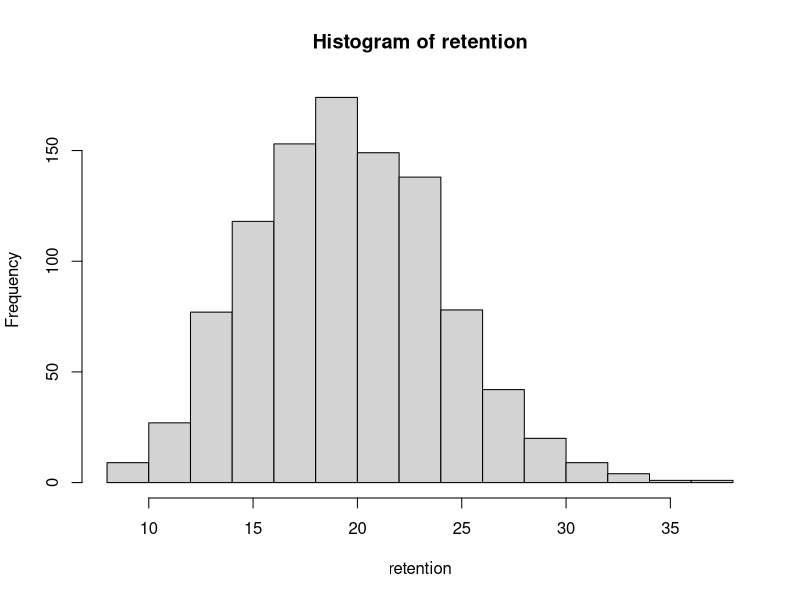
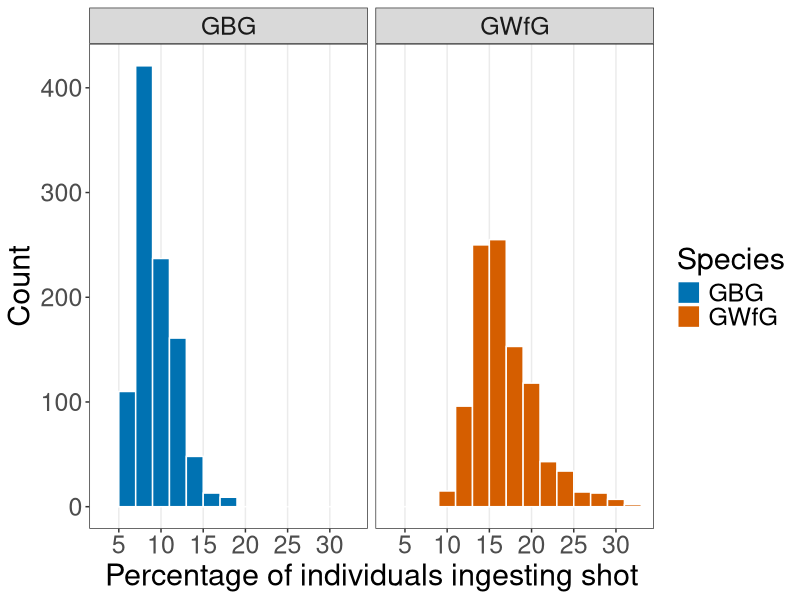
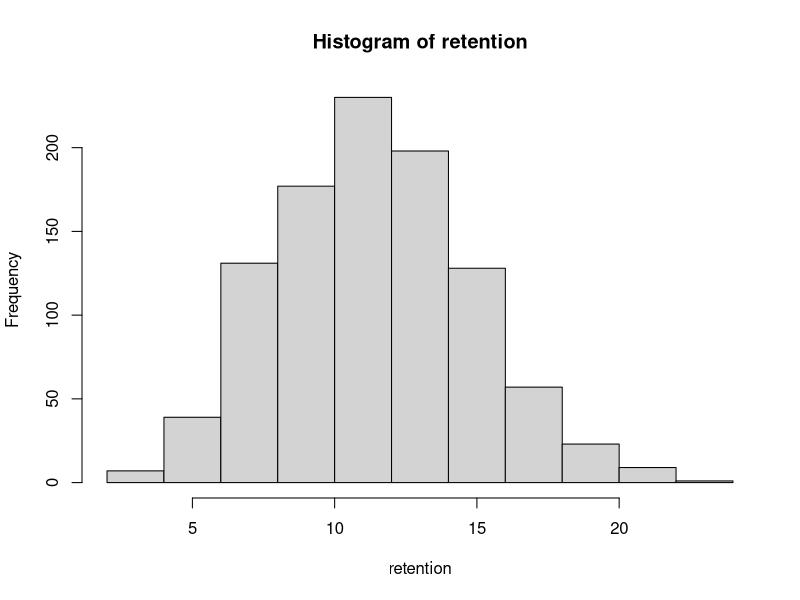
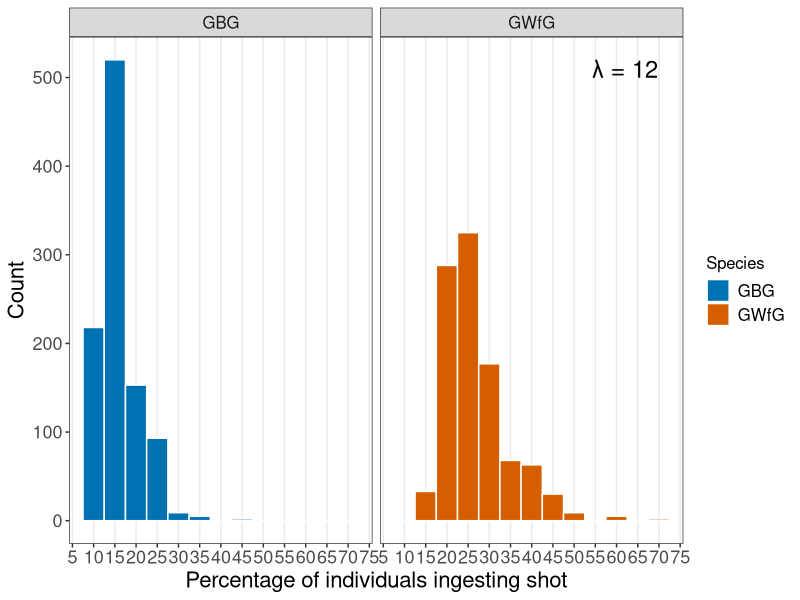
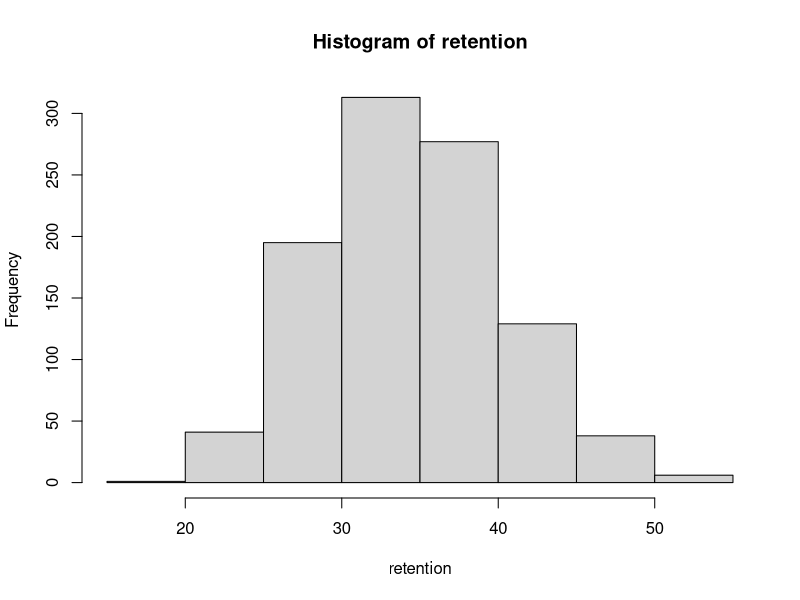
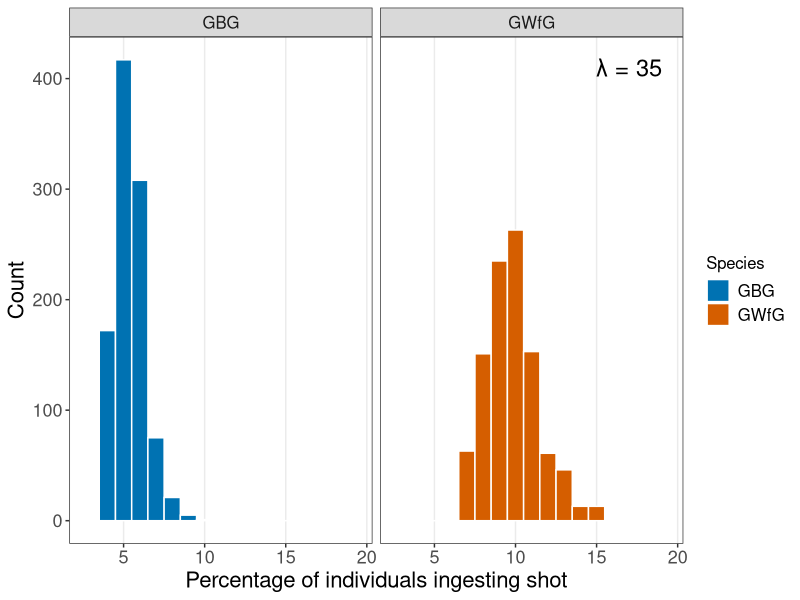
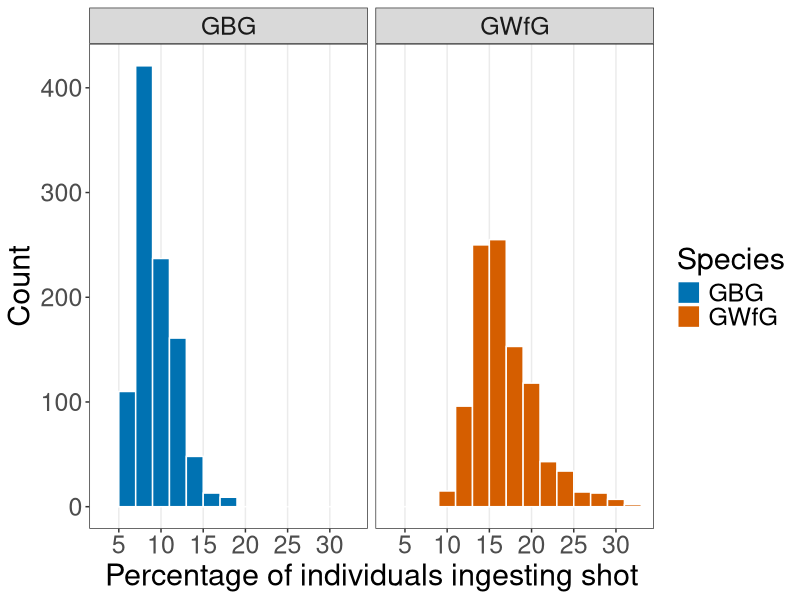

The R script that drew these images, in order:
## Luke Ozsanlav-Harris

## create a distribution of the percentage of birds exposed to lead within a single winter
## Simulate retention time from a poisson distribution

## packages required
library(ggplot2)


## These are the proportion of bird that we identified shot in
GBG_prev <- (6/482)
GWfG_prev <- (6/260)



#-------------------------------#
#### RUN FOR 20 DAYS AVERAGE ####
#-------------------------------#

## create sample of retention time
set.seed(121)
retention <- rpois(1000,20) # need to stop this going below zero
hist(retention) # histogram of retention times
max(retention) # max value, Should be about 36

## Now work out the multiplication factor
## 150 is the number of days in a winter period
factor <- 150/retention

## Now extrapolate up the instantaneous prevalence rate for a whole winter
## the factor is a power here to account for the fact that some individuals will ingest lead twice
GBG_exposure <- (1-(1-(GBG_prev))^(factor))*100
GWfG_exposure <- (1-(1-(GWfG_prev))^(factor))*100

## Calculate the mean and sd of retention times
mean(GBG_exposure);sd(GBG_exposure)
mean(GWfG_exposure);sd(GWfG_exposure)

## make into a data frame for plotting
GBG_exposure <- as.data.frame(GBG_exposure)
colnames(GBG_exposure) [1] <- "Exposure"
GBG_exposure$Species <- "GBG"
GBG_exposure$col <- "#D55E00"
GWfG_exposure <- as.data.frame(GWfG_exposure)
colnames(GWfG_exposure) [1] <- "Exposure"
GWfG_exposure$Species <- "GWfG"
GWfG_exposure$col <- "#0072B2"
All_exposure <- rbind(GBG_exposure, GWfG_exposure)


## Now plot the distributions
ggplot(data = All_exposure) +
  geom_histogram(aes(Exposure, fill = Species), binwidth = 2, colour = "white") +
  facet_wrap(~Species) +
  theme_bw() +
  xlab("Percentage of individuals ingesting shot") + ylab("Count") + 
  scale_fill_manual(values=c("#0072B2", "#D55E00")) +
  scale_x_continuous(breaks = seq(0,35, 5)) +
  theme(panel.grid.major.y = element_blank(), panel.grid.minor.y = element_blank(), 
        axis.text=element_text(size=18), axis.title=element_text(size=22),
        plot.title = element_text(size=18, face="bold"), legend.text=element_text(size=18), legend.title=element_text(size=22),
        panel.grid.minor.x = element_blank(), strip.text.x = element_text(size = 18)) # +
  # geom_text(data = data.frame(x = 28, y = 410, label = "λ = 20", Species = "GWfG"), 
  #           aes(x = x, y = y, label = label), size = 8)

## save the ggplot
ggsave("Outputs/Plots/Percentage of individuals ingesting lead over a winter.png", 
       width = 28, height = 22, units = "cm")




#-------------------------------#
#### RUN FOR 12 DAYS AVERAGE ####
#-------------------------------#

## create sample of retention time
set.seed(121)
retention <- rpois(1000,12) # need to stop this going below zero
hist(retention) # histogram of retention times
max(retention) # max value, Should be about 36

## Now work out the multiplication factor
## 150 is the number of days in a winter period
factor <- 150/retention

## Now extrapolate up the instantaneous prevalence rate for a whole winter
## the factor is a power here to account for the fact that some individuals will ingest lead twice
GBG_exposure <- (1-(1-(GBG_prev))^(factor))*100
GWfG_exposure <- (1-(1-(GWfG_prev))^(factor))*100

## Calculate the mean and sd of retention times
mean(GBG_exposure);sd(GBG_exposure)
mean(GWfG_exposure);sd(GWfG_exposure)

## make into a data frame for plotting
GBG_exposure <- as.data.frame(GBG_exposure)
colnames(GBG_exposure) [1] <- "Exposure"
GBG_exposure$Species <- "GBG"
GBG_exposure$col <- "#D55E00"
GWfG_exposure <- as.data.frame(GWfG_exposure)
colnames(GWfG_exposure) [1] <- "Exposure"
GWfG_exposure$Species <- "GWfG"
GWfG_exposure$col <- "#0072B2"
All_exposure <- rbind(GBG_exposure, GWfG_exposure)


## Now plot the distributions
ggplot(data = All_exposure) +
  geom_histogram(aes(Exposure, fill = Species), binwidth = 5, colour = "white") +
  facet_wrap(~Species) +
  theme_bw() +
  xlab("Percentage of individuals ingesting shot") + ylab("Count") + 
  scale_fill_manual(values=c("#0072B2", "#D55E00")) +
  scale_x_continuous(breaks = seq(0,90, 5)) +
  theme(panel.grid.major.y = element_blank(), panel.grid.minor.y = element_blank(), 
        axis.text=element_text(size=13), axis.title=element_text(size=16), 
        plot.title = element_text(size=14, face="bold"), legend.text=element_text(size=12), legend.title=element_text(size=12),
        panel.grid.minor.x = element_blank(), strip.text.x = element_text(size = 12)) +
  geom_text(data = data.frame(x = 62, y = 510, Species = "GWfG", label = "λ = 12"), 
            aes(x = x, y = y, label = label), size = 6)







#-------------------------------#
#### RUN FOR 35 DAYS AVERAGE ####
#-------------------------------#

## create sample of retention time
set.seed(121)
retention <- rpois(1000,35) # need to stop this going below zero
hist(retention) # histogram of retention times
max(retention) # max value, Should be about 36

## Now work out the multiplication factor
## 150 is the number of days in a winter period
factor <- 150/retention

## Now extrapolate up the instantaneous prevalence rate for a whole winter
## the factor is a power here to account for the fact that some individuals will ingest lead twice
GBG_exposure <- (1-(1-(GBG_prev))^(factor))*100
GWfG_exposure <- (1-(1-(GWfG_prev))^(factor))*100

## Calculate the mean and sd of retention times
mean(GBG_exposure);sd(GBG_exposure)
mean(GWfG_exposure);sd(GWfG_exposure)

## make into a data frame for plotting
GBG_exposure <- as.data.frame(GBG_exposure)
colnames(GBG_exposure) [1] <- "Exposure"
GBG_exposure$Species <- "GBG"
GBG_exposure$col <- "#D55E00"
GWfG_exposure <- as.data.frame(GWfG_exposure)
colnames(GWfG_exposure) [1] <- "Exposure"
GWfG_exposure$Species <- "GWfG"
GWfG_exposure$col <- "#0072B2"
All_exposure <- rbind(GBG_exposure, GWfG_exposure)


## Now plot the distributions
ggplot(data = All_exposure) +
  geom_histogram(aes(Exposure, fill = Species), binwidth = 1, colour = "white") +
  facet_wrap(~Species) +
  theme_bw() +
  xlab("Percentage of individuals ingesting shot") + ylab("Count") + 
  scale_fill_manual(values=c("#0072B2", "#D55E00")) +
  scale_x_continuous(breaks = seq(0,35, 5)) +
  theme(panel.grid.major.y = element_blank(), panel.grid.minor.y = element_blank(), 
        axis.text=element_text(size=13), axis.title=element_text(size=16), 
        plot.title = element_text(size=14, face="bold"), legend.text=element_text(size=12), legend.title=element_text(size=12),
        panel.grid.minor.x = element_blank(), strip.text.x = element_text(size = 12)) +
  geom_text(data = data.frame(x = 17, y = 410, label = "λ = 35", Species = "GWfG"), 
            aes(x = x, y = y, label = label), size = 6)



